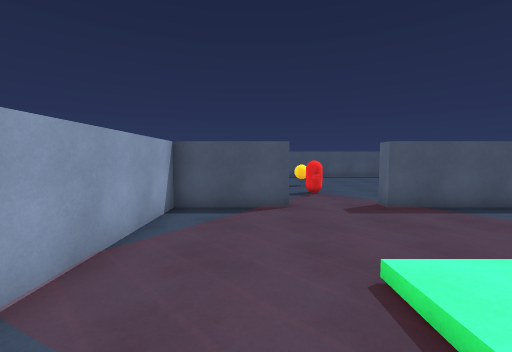
[1] (above)

12 first-person views from a walk through a 3-D level made in the Unity game engine. The camera is 1.5 m above the floor, tilts 4° down and sees 90° across. Doors are open. The floor is counted in squares, 1 m on a side. Each view is taken from the middle of a square. On the plan, view 1 faces up. The plan holds only what a view shows up to about 13 squares ahead; the rest is blank. The player character is not drawn.

[2]
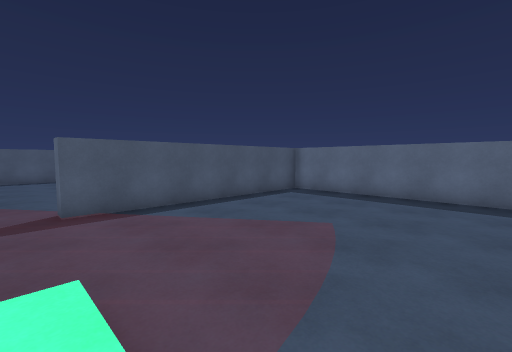

[3]
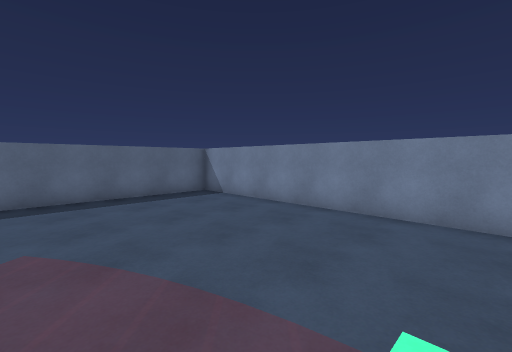

[4]
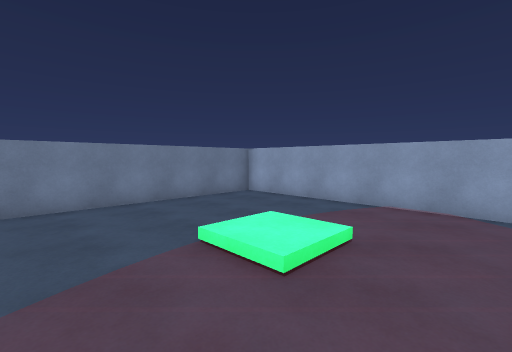

[5]
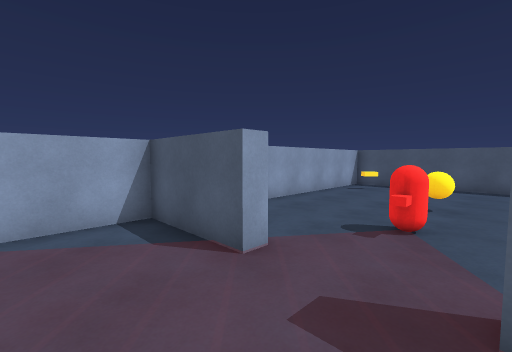

[6]
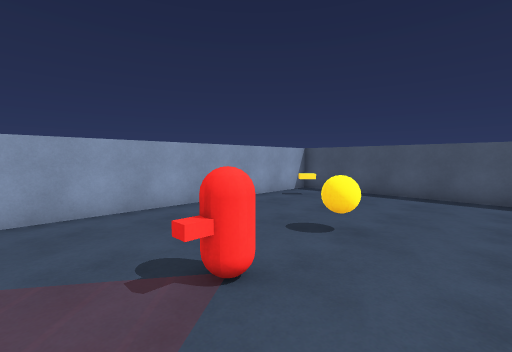

[7]
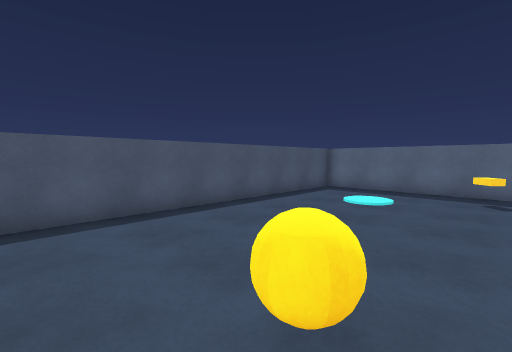

[8]
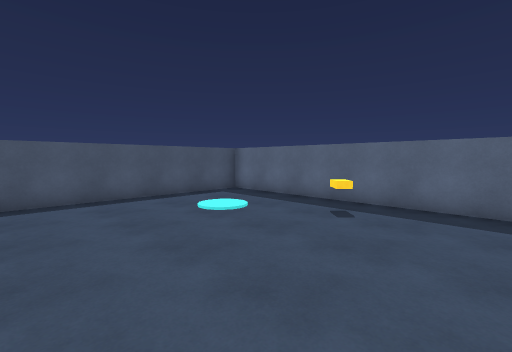

[9]
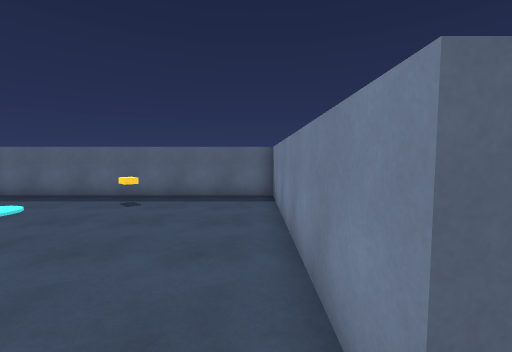

[10]
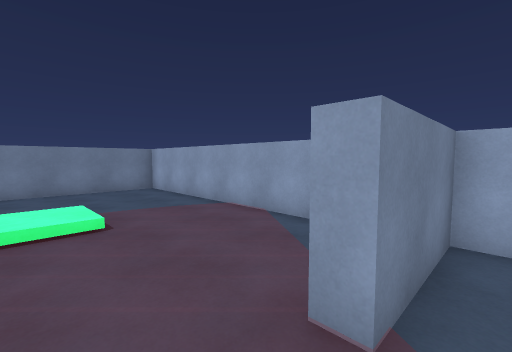

[11]
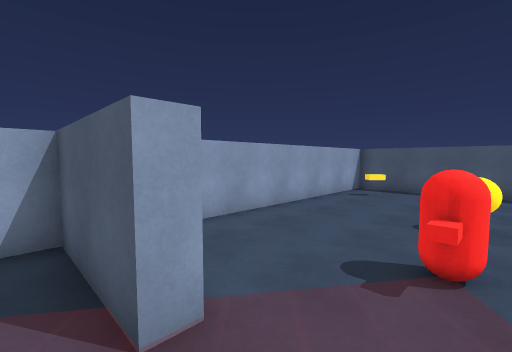

[12]
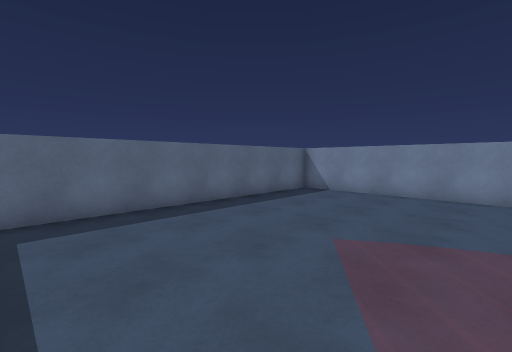

### Floor plan
Points are (right, up) in squares from view 1. A wall is a line through its corners. A room is listed if a view was taken in it or the views show most of it. See-through windows are left out.
Room 1 (views 1, 2, 3, 4, 5, 11, 12)
walls: (1, 7.7) (-2.5, 7.7) (-2.5, -4) (13.5, -4) (13.5, 7.7) (4, 7.7)
ways out: open door at (2.5, 8) to room 2
Room 2 (views 6, 7, 8, 9, 10)
walls: (4, 8.3) (13.5, 8.3) (13.5, 20) (-2.5, 20) (-2.5, 8.3) (1, 8.3)
ways out: open door at (2.5, 8) to room 1
objects: other object (-1, 18); other object (2, 10); other object (2, 11) to (3, 11); other object (2, 14) to (3, 14); other object (12, 13)

Where each view was taken, in squares from view 1:
view 1: 0 up, 0 right, facing up
view 2: 0 up, 3 right, facing up-right
view 3: 3 up, 3 right, facing down-right
view 4: 5 up, 6 right, facing down-left
view 5: 5 up, 4 right, facing up-left
view 6: 9 up, 5 right, facing up-left
view 7: 13 up, 1 right, facing up-right
view 8: 10 up, 5 right, facing up-right
view 9: 9 up, 3 right, facing right
view 10: 9 up, 3 right, facing down-left
view 11: 7 up, 3 right, facing up-left
view 12: 7 up, 6 right, facing down-right
